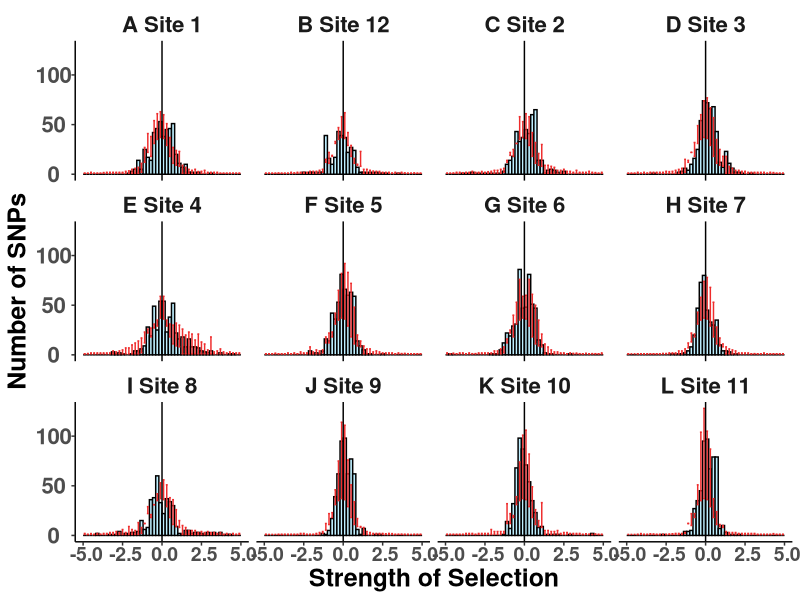
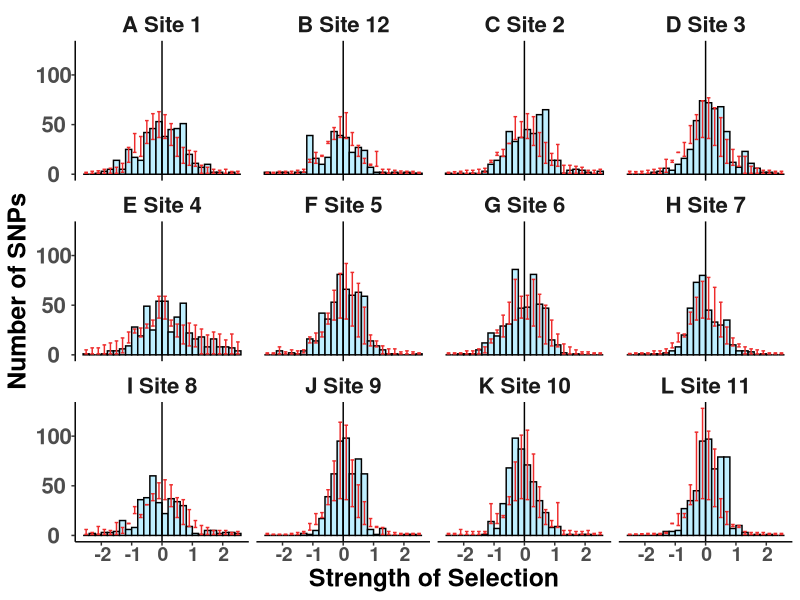
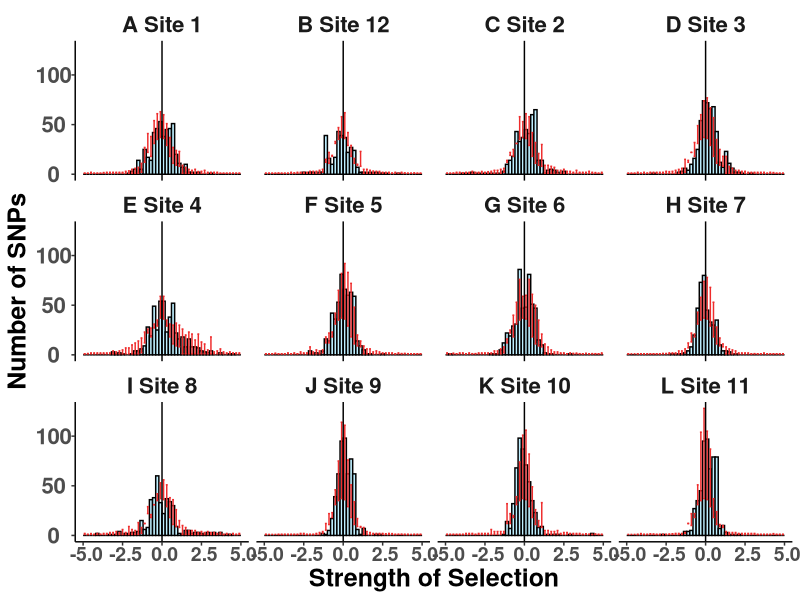
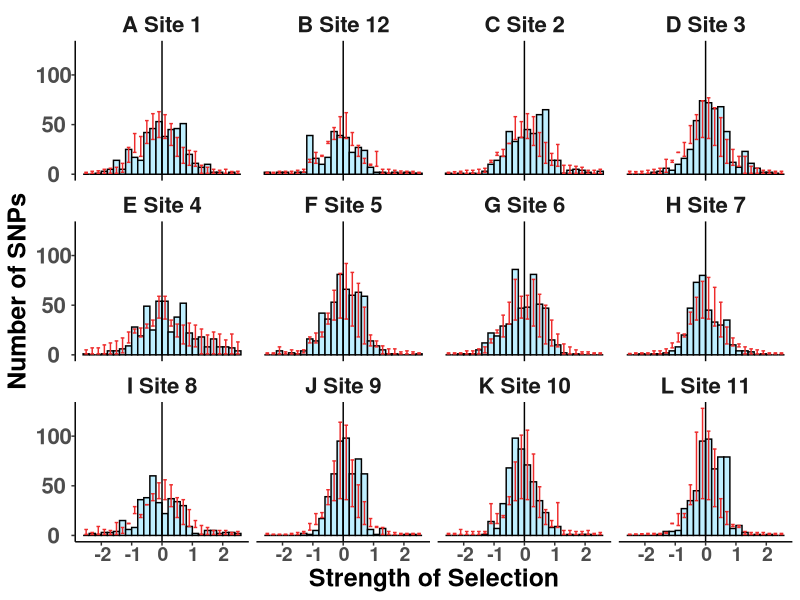

The R source for these figures, in order:
##################################################################################
## Generate input for strength of selection graphs for unique SNPS
## All ENV SNPs have been joined with duplicates removed
## Processing for both observation and permuted CI
## Author Daniel Anstett
## 
## Modified from https://jkzorz.github.io/2020/05/17/Error-bars.html
## Last Modified May 17, 2022
###################################################################################
#Function

theme_ci <- function(){ 
  theme_classic() %+replace%    #replace elements we want to change
    theme(axis.text.x = element_text(size = 14, face = "bold", angle = 0,hjust = 0.4, vjust = 0.7), 
          axis.title = element_text(size = 18, face = "bold"), 
          axis.text.y = element_text(size = 16, face = "bold"),
          strip.background = element_blank(),strip.text.x = element_text(size = 16, face = "bold"))
}

###################################################################################
#Import libraries
library(tidyverse)

#Import files
env_obs_ci_unique <- read_csv("data/obs_ci_env_unique.csv")

#Isolate each pop and lable
env_p1 <- env_obs_ci_unique %>% select(S,p1,p1_low,p1_up) %>% mutate(Site=1,pop_lable="A Site 1")
env_p12 <- env_obs_ci_unique %>% select(S,p12,p1_low,p12_up) %>% mutate(Site=12,pop_lable="B Site 12")
env_p2 <- env_obs_ci_unique %>% select(S,p2,p1_low,p2_up) %>% mutate(Site=2,pop_lable="C Site 2")
env_p3 <- env_obs_ci_unique %>% select(S,p3,p1_low,p3_up) %>% mutate(Site=3,pop_lable="D Site 3")
env_p4 <- env_obs_ci_unique %>% select(S,p4,p1_low,p4_up) %>% mutate(Site=4,pop_lable="E Site 4")
env_p5 <- env_obs_ci_unique %>% select(S,p5,p1_low,p5_up) %>% mutate(Site=5,pop_lable="F Site 5")
env_p6 <- env_obs_ci_unique %>% select(S,p6,p1_low,p6_up) %>% mutate(Site=6,pop_lable="G Site 6")
env_p7 <- env_obs_ci_unique %>% select(S,p7,p1_low,p7_up) %>% mutate(Site=7,pop_lable="H Site 7")
env_p8 <- env_obs_ci_unique %>% select(S,p8,p1_low,p8_up) %>% mutate(Site=8,pop_lable="I Site 8")
env_p9 <- env_obs_ci_unique %>% select(S,p9,p1_low,p9_up) %>% mutate(Site=9,pop_lable="J Site 9")
env_p10 <- env_obs_ci_unique %>% select(S,p10,p1_low,p10_up) %>% mutate(Site=10,pop_lable="K Site 10")
env_p11 <- env_obs_ci_unique %>% select(S,p11,p1_low,p11_up) %>% mutate(Site=11,pop_lable="L Site 11")

#Rename columns
colnames(env_p1) = c("S","obs","low","high","Site","pop_lable")
colnames(env_p2) = c("S","obs","low","high","Site","pop_lable")
colnames(env_p3) = c("S","obs","low","high","Site","pop_lable")
colnames(env_p4) = c("S","obs","low","high","Site","pop_lable")
colnames(env_p5) = c("S","obs","low","high","Site","pop_lable")
colnames(env_p6) = c("S","obs","low","high","Site","pop_lable")
colnames(env_p7) = c("S","obs","low","high","Site","pop_lable")
colnames(env_p8) = c("S","obs","low","high","Site","pop_lable")
colnames(env_p9) = c("S","obs","low","high","Site","pop_lable")
colnames(env_p10) = c("S","obs","low","high","Site","pop_lable")
colnames(env_p11) = c("S","obs","low","high","Site","pop_lable")
colnames(env_p12) = c("S","obs","low","high","Site","pop_lable")

#Bind long dataset
env_histPop <- rbind(env_p1,
                     env_p12,
                     env_p2,
                     env_p3,
                     env_p4,
                     env_p5,
                     env_p6,
                     env_p7,
                     env_p8,
                     env_p9,
                     env_p10,
                     env_p11)

env_histPop_25 <- env_histPop %>% filter(S <= 2.5 & S>= -2.5) 

###################################################################################
## Histogram graphs with CI
###################################################################################

# -5 to 5
histPop <- ggplot(env_histPop ,aes(x=S,y=obs,ymin=low,ymax=high))+
  geom_bar(colour = "black", stat = "identity", width = 0.2, fill = "lightblue1")+
  geom_errorbar(colour = "firebrick2", stat = "identity", width = 0.12) +
  geom_vline(xintercept=0) +
  labs(x = "Strength of Selection", y = "Number of SNPs") +
  #scale_y_continuous(limits=c(0,40))+ 
  theme_ci() + facet_wrap(.~pop_lable)
histPop
ggsave("graphs/01_slope_ci_histPop.pdf",width=12, height = 8, units = "in")


# -2.5 to 2.5
histPop <- ggplot(env_histPop_25 ,aes(x=S,y=obs,ymin=low,ymax=high))+
  geom_bar(colour = "black", stat = "identity", width = 0.2, fill = "lightblue1")+
  geom_errorbar(colour = "firebrick2", stat = "identity", width = 0.12) +
  geom_vline(xintercept=0) +
  labs(x = "Strength of Selection", y = "Number of SNPs") +
  #scale_y_continuous(limits=c(0,40))+ 
  theme_ci() + facet_wrap(.~pop_lable)
histPop
ggsave("graphs/02_slope_ci_histPop_2.5.pdf",width=12, height = 8, units = "in")


